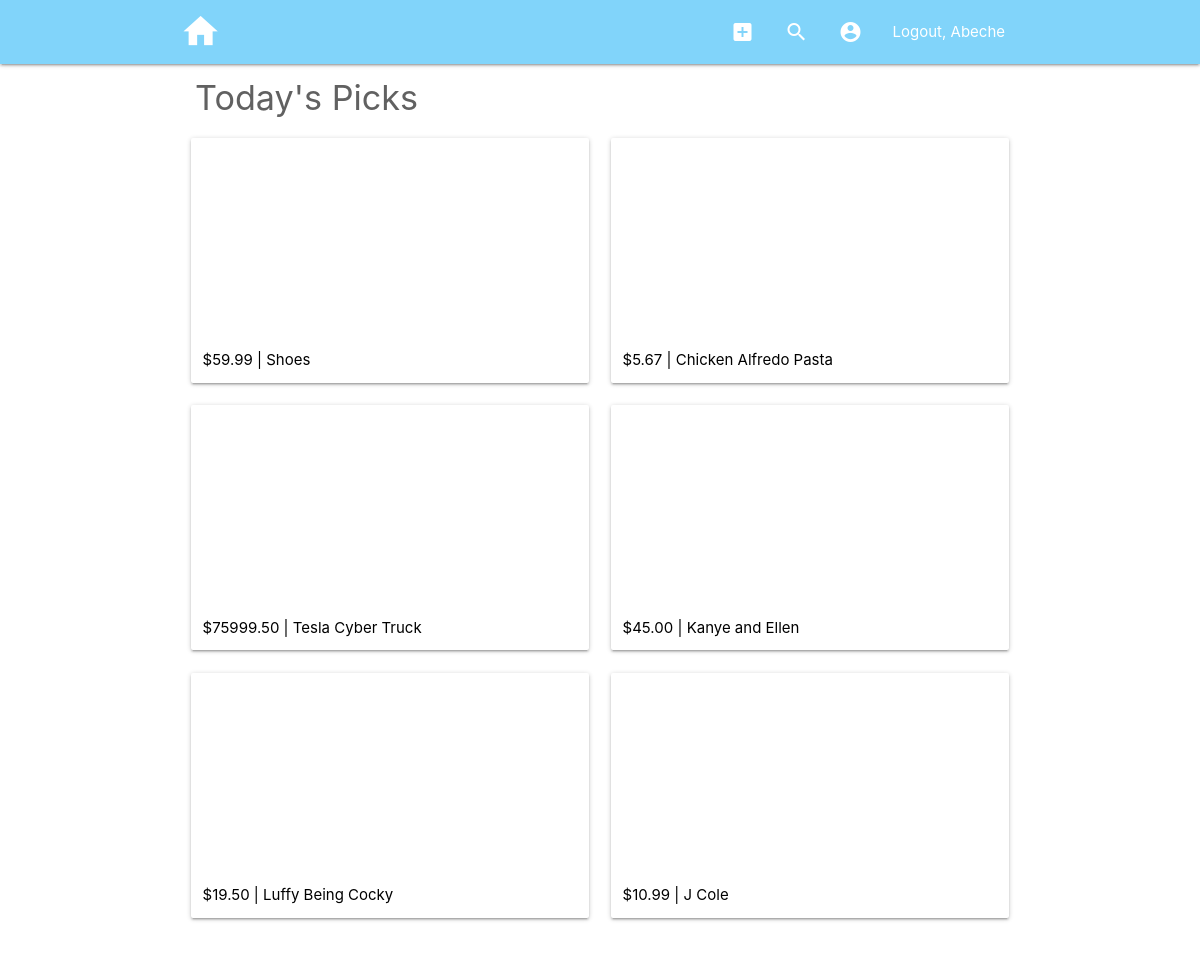
Screenshot of / (signed in) with the database file from the repository.
### thrift/models.py (models this page shows, shortened)
class UserProfile(models.Model):
    user = models.OneToOneField(User, null=True, on_delete=models.SET_NULL)
    slug = models.SlugField(default=uuid.uuid4, null=True)
    first_name = models.CharField(max_length=128)
    last_name = models.CharField(max_length=128)
    profile_picture = models.ImageField(null=True, blank=True, upload_to="images/")
    contact_method = models.TextField(default="contact me at...", max_length=256)
    email = models.EmailField(max_length=128)
    created = models.DateTimeField(null=True, editable=False)
    modified = models.DateTimeField(null=True)

class Item(models.Model):
    user = models.ForeignKey(User, null=True, on_delete=models.CASCADE)
    slug = models.SlugField(null=True, default=uuid.uuid4)
    title = models.CharField(null=True, max_length=64)
    description = models.TextField(null=True, max_length=512)
    condition = models.CharField(null=True, max_length=20, choices=CHOICES['condition'])
    item_type = models.CharField(null=True, max_length=20, choices=CHOICES['item-type'])
    price = models.DecimalField(null=True, max_digits=9, decimal_places=2)
    sale_status = models.CharField(null=True, max_length=20, choices=CHOICES['sale-status'], default="available")
    image1 = models.ImageField(null=True, blank=False, upload_to="images/")
    image2 = models.ImageField(null=True, blank=True, upload_to="images/")
    image3 = models.ImageField(null=True, blank=True, upload_to="images/")
    image4 = models.ImageField(null=True, blank=True, upload_to="images/")
    image5 = models.ImageField(null=True, blank=True, upload_to="images/")
    created = models.DateTimeField(null=True, editable=False, auto_now_add=True)
    modified = models.DateTimeField(null=True, auto_now=True)
    date_sold = models.DateTimeField(null=True, blank=True, editable=False) # a date is given when the sold switch is flicked
    objects = ItemManager()
    def __str__(self):
        return f"{self.title}"

### crystalthrift/views.py (the view)
# urls.py: path('', home_view, name="home"),
def home_view(request):
    items = []
    if request.user.is_authenticated:
        items = Item.objects.exclude(user=request.user).order_by('-created')
    else:
        return HttpResponseRedirect("/login/")
        items = Item.objects.order_by('-created')
    context = {
        "items": items,
        "types": get_item_types_list,
    }
    return render(request, "home.html", context)

### thrift/models.py (called while the page is built)
    def get_queryset(self):
        return ItemQuerySet(self.model, using=self.db)

### templates/home.html (shortened to what this page needs)
{% extends "base.html" %}
{% block content %}
{% if user.is_authenticated %}
<h4 class="grey-text text-darken-2 title">Today's Picks</h4>
<div class="row">
    {% for item in items %}
    <div class="col s12 m6 l6 xl4">
        <a href=" /thrift/item-detail/{{item.slug}}/">
            <div class="card">
                <div class="card-image" style="background-image: url({{ item.image1.url }})">
                </div>
                <div class="card-content" style="padding: 0.75rem">
                    <p class="black-text truncate">${{item.price}} | {{item.title}}</p>
                </div>
            </div>
        </a>
    </div>
    {% endfor %}
</div>
{% endif %}
{% endblock content %}

### templates/base.html (shortened to what this page needs)
{% load static %}
<!DOCTYPE html>
<html lang="en">
<head>
    <link rel="stylesheet" href="https://cdnjs.cloudflare.com/ajax/libs/materialize/1.0.0-rc.1/css/materialize.min.css"
 />
    <link rel="stylesheet" href="https://cdnjs.cloudflare.com/ajax/libs/materialize/1.0.0/css/materialize.min.css">
    <link href="{% static 'css/style.css' %}" rel="stylesheet">
</head>
<body>
    <div class="navbar-fixed">
        <nav class="light-blue lighten-3">
            <div class="nav-wrapper container">
                <a href="/" class="brand-logo"><i id="home-icon" class="large material-icons">home</i></a>
                <ul class="right hide-on-med-and-down">
                    {% if user.is_authenticated %}
                    <li><a href="/thrift/item-create/" class="tooltipped" data-position="bottom"
                            data-tooltip="Add Listing"><i class="material-icons">add_box</i></a></li>
                    <li><a href="/search-listings" class="tooltipped" data-position="bottom"
                            data-tooltip="Search Listings"><i class="material-icons">search</i></a></li>
                    {% endif %}
                    {% if user.is_authenticated and user.userprofile %}
                    <li><a href="/thrift/profile-detail/{{user.userprofile.slug}}" class="tooltipped"
                            data-position="bottom" data-tooltip="View Profile" data-delay="1000"><i
                                class="material-icons">account_circle</i></a>
                    </li>
                    {% endif %}
                    {% if user.is_authenticated and user.userprofile %}
                    <li><a href="/logout">Logout,
                            {{user.userprofile.first_name}}</a>
                    </li>
                    {% elif user.is_authenticated %}
                    <li><a href="/logout">Logout</a>
                    </li>
                    {% endif %}
                </ul>
            </div>
        </nav>
    </div>
    <div class="container section">
        {% block content %}
        {% endblock content %}
    </div>
</body>
</html>

### static/css/style.css (style rules this page uses)
#home-icon { font-size: 2.75rem; }
.title { margin-top: 0rem; margin-left: 1rem; }
.card-image { background-size: cover; background-position: center; display: block; height: 25vh; }

### rows the page displays
Item: price "59.99", title "Shoes"
Item: price "5.67", title "Chicken Alfredo Pasta"
Item: price "75999.50", title "Tesla Cyber Truck"
Item: price "45.00", title "Kanye and Ellen"
Item: price "19.50", title "Luffy Being Cocky"
Item: price "10.99", title "J Cole"

### other values shown
{{ user.userprofile.first_name }} "Abeche"
